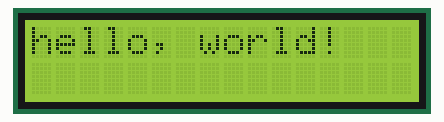
Simulated run of this sketch. Board: Arduino Uno, built with avr-gcc and run on an emulated ATmega328P. On the bench: 16×2 character LCD.

Above: at 0.1 s.
At 0.6 s:
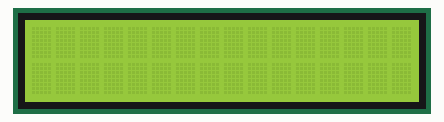

The sketch:

project5_lcd_screen_toggle.ino
```cpp
// Project 5: Screen Toggle

// The purpose of this project was to create a design to toggle the screen on and off

// Group Members: Josh Wild, Dayne Newman
// Group Number: 14 (not sure this is what the bottom of the breadboard said)
// Date: 3/25/2025
// Code written by: Both team members

// include lcd header file
#include <LiquidCrystal.h>

// define lcd pins
LiquidCrystal lcd(12, 11, 5, 4, 3, 2);

// begin lcd and print hello world
void setup() {
  lcd.begin(16, 2);
  lcd.print("hello, world!");
}

// toggle lcd display on and off every half second effectively flashing the hello world text
void loop() {
  lcd.display();
  delay(500);
  lcd.noDisplay();
  delay(500);
}
```

Measured:
- what the display in image 1 shows lasts 0.5 s, from 0.6 s to 1.1 s
